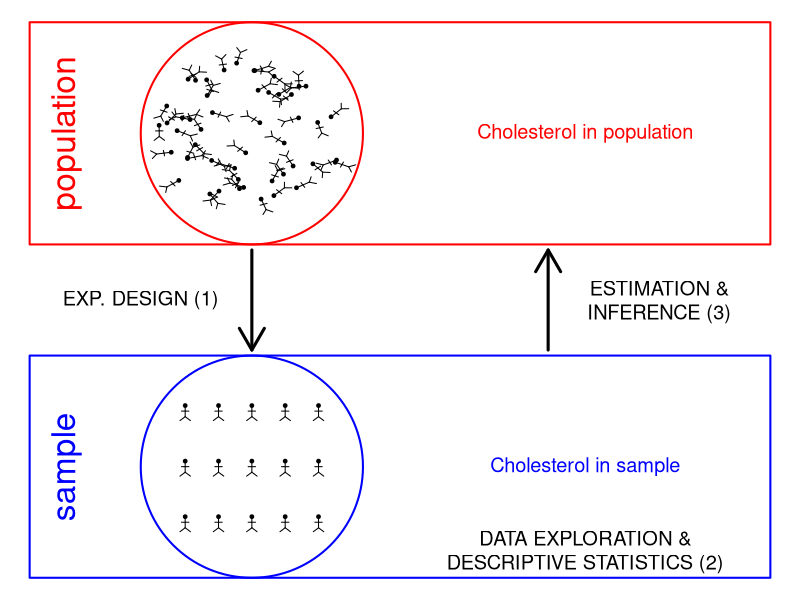

Here is the R script that generated this plot:
## ---- chunk 1
knitr::opts_chunk$set(echo = FALSE)
## ---- chunk 2
if ("pi" %in% ls()) rm("pi")
kopvoeter <- function(x, y, angle = 0, l = .2, cex.dot = .5, pch = 19, col = "black") {
  angle <- angle / 180 * pi
  points(x, y, cex = cex.dot, pch = pch, col = col)
  lines(c(x, x + l * cos(-pi / 2 + angle)), c(y, y + l * sin(-pi / 2 + angle)), col = col)
  lines(c(x + l / 2 * cos(-pi / 2 + angle), x + l / 2 * cos(-pi / 2 + angle) + l / 4 * cos(angle)), c(y + l / 2 * sin(-pi / 2 + angle), y + l / 2 * sin(-pi / 2 + angle) + l / 4 * sin(angle)), col = col)
  lines(c(x + l / 2 * cos(-pi / 2 + angle), x + l / 2 * cos(-pi / 2 + angle) + l / 4 * cos(pi + angle)), c(y + l / 2 * sin(-pi / 2 + angle), y + l / 2 * sin(-pi / 2 + angle) + l / 4 * sin(pi + angle)), col = col)
  lines(c(x + l * cos(-pi / 2 + angle), x + l * cos(-pi / 2 + angle) + l / 2 * cos(-pi / 2 + pi / 4 + angle)), c(y + l * sin(-pi / 2 + angle), y + l * sin(-pi / 2 + angle) + l / 2 * sin(-pi / 2 + pi / 4 + angle)), col = col)
  lines(c(x + l * cos(-pi / 2 + angle), x + l * cos(-pi / 2 + angle) + l / 2 * cos(-pi / 2 - pi / 4 + angle)), c(y + l * sin(-pi / 2 + angle), y + l * sin(-pi / 2 + angle) + l / 2 * sin(-pi / 2 - pi / 4 + angle)), col = col)
}

par(mar = c(0, 0, 0, 0), mai = c(0, 0, 0, 0))
plot(0, 0, xlab = "", ylab = "", xlim = c(0, 10), ylim = c(0, 10), col = 0, xaxt = "none", yaxt = "none", axes = FALSE)
rect(0, 6, 10, 10, border = "red", lwd = 2)
text(.5, 8, "population", srt = 90, col = "red", cex = 2)
symbols(3, 8, circles = 1.5, col = "red", add = TRUE, fg = "red", inches = FALSE, lwd = 2)
set.seed(330)
grid <- seq(0, 1.3, .01)

for (i in 1:50)
{
  angle1 <- runif(n = 1, min = 0, max = 360)
  angle2 <- runif(n = 1, min = 0, max = 360)
  radius <- sample(grid, prob = grid^2 * pi / sum(grid^2 * pi), size = 1)
  kopvoeter(3 + radius * cos(angle1 / 180 * pi), 8 + radius * sin(angle1 / 180 * pi), angle = angle2)
}
text(7.5, 8, "Cholesterol in population", col = "red", cex = 1.2)

rect(0, 0, 10, 4, border = "blue", lwd = 2)
text(.5, 2, "sample", srt = 90, col = "blue", cex = 2)
symbols(3, 2, circles = 1.5, col = "red", add = TRUE, fg = "blue", inches = FALSE, lwd = 2)
for (i in 0:2) {
  for (j in 0:4)
  {
    kopvoeter(2.1 + j * (3.9 - 2.1) / 4, 1.1 + i)
  }
}
text(7.5, 2, "Cholesterol in sample", col = "blue", cex = 1.2)

arrows(3, 5.9, 3, 4.1, col = "black", lwd = 3)
arrows(7, 4.1, 7, 5.9, col = "black", lwd = 3)
text(1.5, 5, "EXP. DESIGN (1)", col = "black", cex = 1.2)
text(8.5, 5, "ESTIMATION &\nINFERENCE (3)", col = "black", cex = 1.2)
text(7.5, .5, "DATA EXPLORATION &\nDESCRIPTIVE STATISTICS (2)", col = "black", cex = 1.2)
